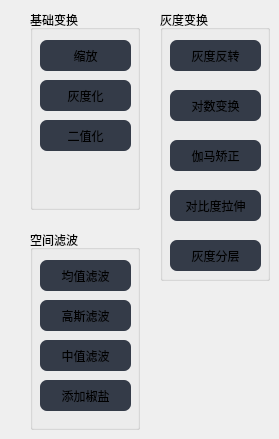
                     <widget class="QWidget" name="widgets">
                      <property name="styleSheet">
                       <string notr="true">b</string>
                      </property>
                      <widget class="QGroupBox" name="groupBox">
                       <property name="geometry">
                        <rect>
                         <x>30</x>
                         <y>10</y>
                         <width>110</width>
                         <height>200</height>
                        </rect>
                       </property>
                       <property name="title">
                        <string>基础变换</string>
                       </property>
                       <widget class="QPushButton" name="btn_widgets_resize">
                        <property name="geometry">
                         <rect>
                          <x>10</x>
                          <y>30</y>
                          <width>91</width>
                          <height>31</height>
                         </rect>
                        </property>
                        <property name="styleSheet">
                         <string notr="true">border-radius:7px;
background-color: rgb(52, 59, 72);
</string>
                        </property>
                        <property name="text">
                         <string>缩放</string>
                        </property>
                       </widget>
                       <widget class="QPushButton" name="btn_widgets_gray">
                        <property name="geometry">
                         <rect>
                          <x>10</x>
                          <y>70</y>
                          <width>91</width>
                          <height>31</height>
                         </rect>
                        </property>
                        <property name="styleSheet">
                         <string notr="true">border-radius:7px;
background-color: rgb(52, 59, 72);
</string>
                        </property>
                        <property name="text">
                         <string>灰度化</string>
                        </property>
                       </widget>
                       <widget class="QPushButton" name="btn_widgets_Thresholding">
                        <property name="geometry">
                         <rect>
                          <x>10</x>
                          <y>110</y>
                          <width>91</width>
                          <height>31</height>
                         </rect>
                        </property>
                        <property name="styleSheet">
                         <string notr="true">border-radius:7px;
background-color: rgb(52, 59, 72);
</string>
                        </property>
                        <property name="text">
                         <string>二值化</string>
                        </property>
                       </widget>
                      </widget>
                      <widget class="QGroupBox" name="groupBox_2">
                       <property name="geometry">
                        <rect>
                         <x>30</x>
                         <y>230</y>
                         <width>110</width>
                         <height>200</height>
                        </rect>
                       </property>
                       <property name="title">
                        <string>空间滤波</string>
                       </property>
                       <widget class="QPushButton" name="btn_widgets_mean_filtering">
                        <property name="geometry">
                         <rect>
                          <x>10</x>
                          <y>30</y>
                          <width>91</width>
                          <height>31</height>
                         </rect>
                        </property>
                        <property name="styleSheet">
                         <string notr="true">border-radius:7px;
background-color: rgb(52, 59, 72);
</string>
                        </property>
                        <property name="text">
                         <string>均值滤波</string>
                        </property>
                       </widget>
                       <widget class="QPushButton" name="btn_widgets_gauss_filtering">
                        <property name="geometry">
                         <rect>
                          <x>10</x>
                          <y>70</y>
                          <width>91</width>
                          <height>31</height>
                         </rect>
                        </property>
                        <property name="styleSheet">
                         <string notr="true">border-radius:7px;
background-color: rgb(52, 59, 72);
</string>
                        </property>
                        <property name="text">
                         <string>高斯滤波</string>
                        </property>
                       </widget>
                       <widget class="QPushButton" name="btn_widgets_median_filtering">
                        <property name="geometry">
                         <rect>
                          <x>10</x>
                          <y>110</y>
                          <width>91</width>
                          <height>31</height>
                         </rect>
                        </property>
                        <property name="styleSheet">
                         <string notr="true">border-radius:7px;
background-color: rgb(52, 59, 72);
</string>
                        </property>
                        <property name="text">
                         <string>中值滤波</string>
                        </property>
                       </widget>
                       <widget class="QPushButton" name="btn_widgets_add_noise">
                        <property name="geometry">
                         <rect>
                          <x>10</x>
                          <y>150</y>
                          <width>91</width>
                          <height>31</height>
                         </rect>
                        </property>
                        <property name="styleSheet">
                         <string notr="true">border-radius:7px;
background-color: rgb(52, 59, 72);
</string>
                        </property>
                        <property name="text">
                         <string>添加椒盐</string>
                        </property>
                       </widget>
                      </widget>
                      <widget class="QGroupBox" name="groupBox_3">
                       <property name="geometry">
                        <rect>
                         <x>160</x>
                         <y>10</y>
                         <width>110</width>
                         <height>271</height>
                        </rect>
                       </property>
                       <property name="title">
                        <string>灰度变换</string>
                       </property>
                       <widget class="QPushButton" name="btn_widgets_flip">
                        <property name="geometry">
                         <rect>
                          <x>10</x>
                          <y>30</y>
                          <width>91</width>
                          <height>31</height>
                         </rect>
                        </property>
                        <property name="styleSheet">
                         <string notr="true">border-radius:7px;
background-color: rgb(52, 59, 72);
</string>
                        </property>
                        <property name="text">
                         <string>灰度反转</string>
                        </property>
                       </widget>
                       <widget class="QPushButton" name="btn_widgets_log">
                        <property name="geometry">
                         <rect>
                          <x>10</x>
                          <y>80</y>
                          <width>91</width>
                          <height>31</height>
                         </rect>
                        </property>
                        <property name="styleSheet">
                         <string notr="true">border-radius:7px;
background-color: rgb(52, 59, 72);
</string>
                        </property>
                        <property name="text">
                         <string>对数变换</string>
                        </property>
                       </widget>
                       <widget class="QPushButton" name="btn_widgets_gamma">
                        <property name="geometry">
                         <rect>
                          <x>10</x>
                          <y>130</y>
                          <width>91</width>
                          <height>31</height>
                         </rect>
                        </property>
                        <property name="styleSheet">
                         <string notr="true">border-radius:7px;
background-color: rgb(52, 59, 72);
</string>
                        </property>
                        <property name="text">
                         <string>伽马矫正</string>
                        </property>
                       </widget>
                       <widget class="QPushButton" name="btn_widgets_contrast_stretch">
                        <property name="geometry">
                         <rect>
                          <x>10</x>
                          <y>180</y>
                          <width>91</width>
                          <height>31</height>
                         </rect>
                        </property>
                        <property name="styleSheet">
                         <string notr="true">border-radius:7px;
background-color: rgb(52, 59, 72);
</string>
                        </property>
                        <property name="text">
                         <string>对比度拉伸</string>
                        </property>
                       </widget>
                       <widget class="QPushButton" name="btn_widgets_grayscale_layering">
                        <property name="geometry">
                         <rect>
                          <x>10</x>
                          <y>230</y>
                          <width>91</width>
                          <height>31</height>
                         </rect>
                        </property>
                        <property name="styleSheet">
                         <string notr="true">border-radius:7px;
background-color: rgb(52, 59, 72);
</string>
                        </property>
                        <property name="text">
                         <string>灰度分层</string>
                        </property>
                       </widget>
                      </widget>
                     </widget>
